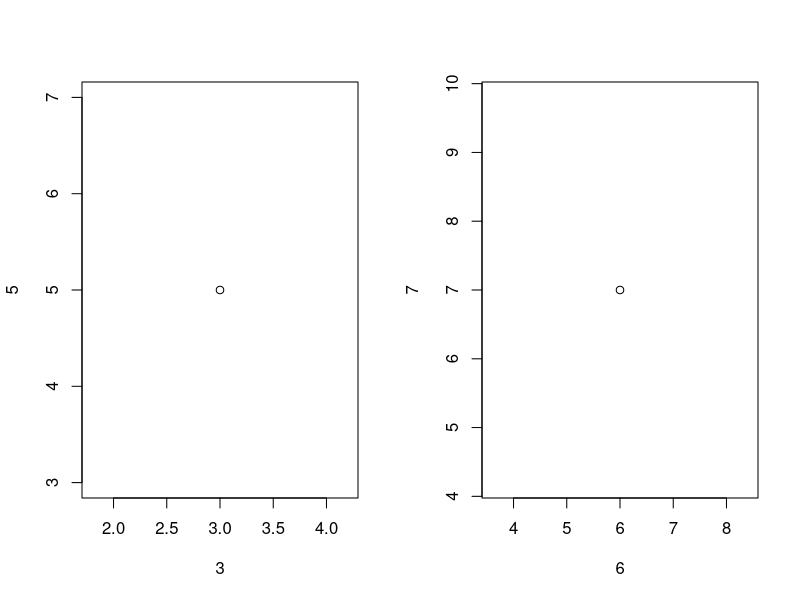
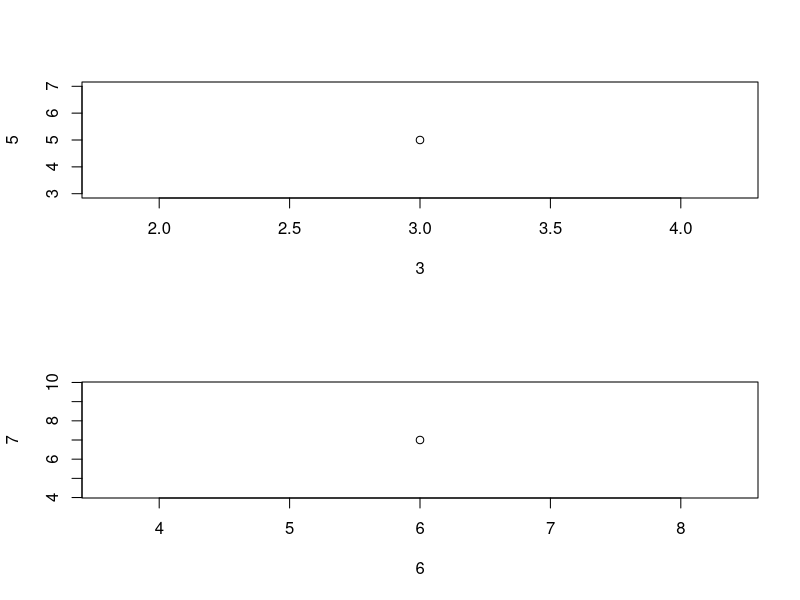

These charts were generated, in order, by the following R code:
# This code will develop user-based functions 

sean <- function(num1,num2){
  z = num1 + num2
  return(z)
  }

somma <- function(x,y){
  z=x+y
  return(z)
  }

# Exercise: build a funct to multiply two numbers

multiply <-function(baby, dumb){
  alanna = baby * dumb
  return(alanna)
  }

# Exercise: build a funct to make the sum of three numbers

three <-function(baby, dumb, dog){
  alanna = baby + dumb + dog
  return(alanna)
  }


mf <- function(nx,ny){
  par(mfrow=c(nx,ny))
  }

mf(1,2)
plot(3,5)
plot(6,7)

# Putting default values inside functions, where there are 2 rows and 1 column
mfdef <- function(nx=2,ny=1){
  par(mfrow=c(nx,ny))
  }

mfdef()
plot(3,5)
plot(6,7)


# Using operators if else to look if a number is positive or negative
numeri <- function(x){
  if(x>0){
    print("This number is positive!")
    }
  else {
    print("This number is negative, idiot!")
    }
  }


# Considering all the potential cases

numeri <- function(x){
  if(x>0){
    print("This number is positive!")
    }
  else if (x<0){
    print("This number is negative, idiot!")
    }
  else {
    print("Zero is nor positive nor negative")
    }
  }

# Developing for loops
loop <- function(){
  for (i in 1:10) {
    print(i)
    }
  }

loop()

# Exercise: develop a loop that will print 13000 numbers
loop <- function(){
  for (i in 1:13000) {
    print(i)
    }
  }

# Loop with an operation inside
loop2 <- function(){
  for (i in 1:10) {
    multi <- i * 4
    print(multi)
    }
  }

# Exercise: make a loop with the power operator
loop2 <- function(){
  for (i in 1:10) {
    multi <- i ^ 4
    print(multi)
    }
  }

# making an outpit
sink("numbers.txt.")
loop2()
    
